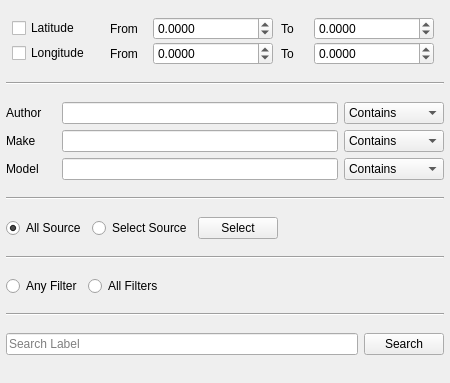
<?xml version="1.0" encoding="UTF-8"?>
<ui version="4.0">
 <class>exif_metadata_filters</class>
 <widget class="QWidget" name="exif_metadata_filters">
  <property name="windowModality">
   <enum>Qt::ApplicationModal</enum>
  </property>
  <property name="enabled">
   <bool>true</bool>
  </property>
  <property name="geometry">
   <rect>
    <x>0</x>
    <y>0</y>
    <width>450</width>
    <height>383</height>
   </rect>
  </property>
  <property name="minimumSize">
   <size>
    <width>450</width>
    <height>383</height>
   </size>
  </property>
  <property name="maximumSize">
   <size>
    <width>450</width>
    <height>383</height>
   </size>
  </property>
  <property name="windowTitle">
   <string>Exif Metadata Search</string>
  </property>
  <layout class="QVBoxLayout" name="verticalLayout_5">
   <property name="leftMargin">
    <number>6</number>
   </property>
   <property name="topMargin">
    <number>6</number>
   </property>
   <property name="rightMargin">
    <number>6</number>
   </property>
   <property name="bottomMargin">
    <number>1</number>
   </property>
   <item>
    <layout class="QVBoxLayout" name="verticalLayout_4">
     <property name="spacing">
      <number>2</number>
     </property>
     <item>
      <layout class="QHBoxLayout" name="horizontalLayout">
       <property name="leftMargin">
        <number>0</number>
       </property>
       <item>
        <widget class="QCheckBox" name="checkBox_latitude">
         <property name="minimumSize">
          <size>
           <width>90</width>
           <height>0</height>
          </size>
         </property>
         <property name="maximumSize">
          <size>
           <width>90</width>
           <height>16777215</height>
          </size>
         </property>
         <property name="text">
          <string>Latitude</string>
         </property>
        </widget>
       </item>
       <item>
        <widget class="QLabel" name="label">
         <property name="minimumSize">
          <size>
           <width>35</width>
           <height>0</height>
          </size>
         </property>
         <property name="maximumSize">
          <size>
           <width>35</width>
           <height>16777215</height>
          </size>
         </property>
         <property name="text">
          <string>From</string>
         </property>
         <property name="margin">
          <number>2</number>
         </property>
        </widget>
       </item>
       <item>
        <widget class="QDoubleSpinBox" name="doubleSpinBox_latitude_from">
         <property name="minimumSize">
          <size>
           <width>120</width>
           <height>0</height>
          </size>
         </property>
         <property name="maximumSize">
          <size>
           <width>120</width>
           <height>16777215</height>
          </size>
         </property>
         <property name="decimals">
          <number>4</number>
         </property>
         <property name="minimum">
          <double>-90.000000000000000</double>
         </property>
         <property name="maximum">
          <double>90.000000000000000</double>
         </property>
         <property name="singleStep">
          <double>1.000000000000000</double>
         </property>
        </widget>
       </item>
       <item>
        <widget class="QLabel" name="label_4">
         <property name="minimumSize">
          <size>
           <width>25</width>
           <height>0</height>
          </size>
         </property>
         <property name="maximumSize">
          <size>
           <width>25</width>
           <height>16777215</height>
          </size>
         </property>
         <property name="text">
          <string>To</string>
         </property>
         <property name="margin">
          <number>2</number>
         </property>
        </widget>
       </item>
       <item>
        <widget class="QDoubleSpinBox" name="doubleSpinBox_latitude_to">
         <property name="minimumSize">
          <size>
           <width>120</width>
           <height>0</height>
          </size>
         </property>
         <property name="maximumSize">
          <size>
           <width>120</width>
           <height>16777215</height>
          </size>
         </property>
         <property name="decimals">
          <number>4</number>
         </property>
         <property name="minimum">
          <double>-90.000000000000000</double>
         </property>
         <property name="maximum">
          <double>90.000000000000000</double>
         </property>
        </widget>
       </item>
      </layout>
     </item>
     <item>
      <layout class="QHBoxLayout" name="horizontalLayout_2">
       <item>
        <widget class="QCheckBox" name="checkBox_longitude">
         <property name="minimumSize">
          <size>
           <width>90</width>
           <height>0</height>
          </size>
         </property>
         <property name="maximumSize">
          <size>
           <width>90</width>
           <height>16777215</height>
          </size>
         </property>
         <property name="text">
          <string>Longitude</string>
         </property>
        </widget>
       </item>
       <item>
        <widget class="QLabel" name="label_2">
         <property name="minimumSize">
          <size>
           <width>35</width>
           <height>0</height>
          </size>
         </property>
         <property name="maximumSize">
          <size>
           <width>35</width>
           <height>16777215</height>
          </size>
         </property>
         <property name="text">
          <string>From</string>
         </property>
         <property name="margin">
          <number>2</number>
         </property>
        </widget>
       </item>
       <item>
        <widget class="QDoubleSpinBox" name="doubleSpinBox_longitude_from">
         <property name="minimumSize">
          <size>
           <width>120</width>
           <height>0</height>
          </size>
         </property>
         <property name="maximumSize">
          <size>
           <width>120</width>
           <height>16777215</height>
          </size>
         </property>
         <property name="decimals">
          <number>4</number>
         </property>
         <property name="minimum">
          <double>-180.000000000000000</double>
         </property>
         <property name="maximum">
          <double>180.000000000000000</double>
         </property>
        </widget>
       </item>
       <item>
        <widget class="QLabel" name="label_3">
         <property name="minimumSize">
          <size>
           <width>25</width>
           <height>0</height>
          </size>
         </property>
         <property name="maximumSize">
          <size>
           <width>25</width>
           <height>16777215</height>
          </size>
         </property>
         <property name="text">
          <string>To</string>
         </property>
         <property name="margin">
          <number>2</number>
         </property>
        </widget>
       </item>
       <item>
        <widget class="QDoubleSpinBox" name="doubleSpinBox_longitude_to">
         <property name="minimumSize">
          <size>
           <width>120</width>
           <height>0</height>
          </size>
         </property>
         <property name="maximumSize">
          <size>
           <width>120</width>
           <height>16777215</height>
          </size>
         </property>
         <property name="decimals">
          <number>4</number>
         </property>
         <property name="minimum">
          <double>-180.000000000000000</double>
         </property>
         <property name="maximum">
          <double>180.000000000000000</double>
         </property>
        </widget>
       </item>
      </layout>
     </item>
    </layout>
   </item>
   <item>
    <widget class="Line" name="line">
     <property name="orientation">
      <enum>Qt::Horizontal</enum>
     </property>
    </widget>
   </item>
   <item>
    <layout class="QHBoxLayout" name="horizontalLayout_5">
     <item>
      <layout class="QVBoxLayout" name="verticalLayout_3">
       <item>
        <widget class="QLabel" name="label_7">
         <property name="minimumSize">
          <size>
           <width>50</width>
           <height>0</height>
          </size>
         </property>
         <property name="maximumSize">
          <size>
           <width>50</width>
           <height>16777215</height>
          </size>
         </property>
         <property name="text">
          <string>Author</string>
         </property>
         <property name="margin">
          <number>2</number>
         </property>
        </widget>
       </item>
       <item>
        <widget class="QLabel" name="label_5">
         <property name="minimumSize">
          <size>
           <width>50</width>
           <height>0</height>
          </size>
         </property>
         <property name="maximumSize">
          <size>
           <width>50</width>
           <height>16777215</height>
          </size>
         </property>
         <property name="text">
          <string>Make</string>
         </property>
         <property name="margin">
          <number>2</number>
         </property>
        </widget>
       </item>
       <item>
        <widget class="QLabel" name="label_6">
         <property name="minimumSize">
          <size>
           <width>50</width>
           <height>0</height>
          </size>
         </property>
         <property name="maximumSize">
          <size>
           <width>50</width>
           <height>16777215</height>
          </size>
         </property>
         <property name="text">
          <string>Model</string>
         </property>
         <property name="margin">
          <number>2</number>
         </property>
        </widget>
       </item>
      </layout>
     </item>
     <item>
      <layout class="QVBoxLayout" name="verticalLayout">
       <item>
        <widget class="QLineEdit" name="lineEdit_author">
         <property name="minimumSize">
          <size>
           <width>200</width>
           <height>0</height>
          </size>
         </property>
         <property name="maximumSize">
          <size>
           <width>16777215</width>
           <height>16777215</height>
          </size>
         </property>
        </widget>
       </item>
       <item>
        <widget class="QLineEdit" name="lineEdit_make">
         <property name="minimumSize">
          <size>
           <width>200</width>
           <height>0</height>
          </size>
         </property>
         <property name="maximumSize">
          <size>
           <width>16777215</width>
           <height>16777215</height>
          </size>
         </property>
        </widget>
       </item>
       <item>
        <widget class="QLineEdit" name="lineEdit_model">
         <property name="minimumSize">
          <size>
           <width>200</width>
           <height>0</height>
          </size>
         </property>
         <property name="maximumSize">
          <size>
           <width>16777215</width>
           <height>16777215</height>
          </size>
         </property>
        </widget>
       </item>
      </layout>
     </item>
     <item>
      <layout class="QVBoxLayout" name="verticalLayout_2">
       <item>
        <widget class="QComboBox" name="comboBox_author">
         <property name="minimumSize">
          <size>
           <width>100</width>
           <height>0</height>
          </size>
         </property>
         <property name="maximumSize">
          <size>
           <width>100</width>
           <height>16777215</height>
          </size>
         </property>
         <item>
          <property name="text">
           <string>Contains</string>
          </property>
         </item>
         <item>
          <property name="text">
           <string>Matches</string>
          </property>
         </item>
         <item>
          <property name="text">
           <string>Starts with</string>
          </property>
         </item>
         <item>
          <property name="text">
           <string>Ends with</string>
          </property>
         </item>
        </widget>
       </item>
       <item>
        <widget class="QComboBox" name="comboBox_make">
         <property name="minimumSize">
          <size>
           <width>100</width>
           <height>0</height>
          </size>
         </property>
         <property name="maximumSize">
          <size>
           <width>100</width>
           <height>16777215</height>
          </size>
         </property>
         <item>
          <property name="text">
           <string>Contains</string>
          </property>
         </item>
         <item>
          <property name="text">
           <string>Matches</string>
          </property>
         </item>
         <item>
          <property name="text">
           <string>Starts with</string>
          </property>
         </item>
         <item>
          <property name="text">
           <string>Ends with</string>
          </property>
         </item>
        </widget>
       </item>
       <item>
        <widget class="QComboBox" name="comboBox_model">
         <property name="minimumSize">
          <size>
           <width>100</width>
           <height>0</height>
          </size>
         </property>
         <property name="maximumSize">
          <size>
           <width>100</width>
           <height>16777215</height>
          </size>
         </property>
         <item>
          <property name="text">
           <string>Contains</string>
          </property>
         </item>
         <item>
          <property name="text">
           <string>Matches</string>
          </property>
         </item>
         <item>
          <property name="text">
           <string>Starts with</string>
          </property>
         </item>
         <item>
          <property name="text">
           <string>Ends with</string>
          </property>
         </item>
        </widget>
       </item>
      </layout>
     </item>
    </layout>
   </item>
   <item>
    <widget class="Line" name="line_6">
     <property name="orientation">
      <enum>Qt::Horizontal</enum>
     </property>
    </widget>
   </item>
   <item>
    <layout class="QHBoxLayout" name="horizontalLayout_4">
     <item>
      <widget class="QRadioButton" name="radioButton_all_source">
       <property name="text">
        <string>All Source</string>
       </property>
       <property name="checked">
        <bool>true</bool>
       </property>
       <attribute name="buttonGroup">
        <string notr="true">buttonGroup</string>
       </attribute>
      </widget>
     </item>
     <item>
      <widget class="QRadioButton" name="radioButton_select_source">
       <property name="text">
        <string>Select Source</string>
       </property>
       <attribute name="buttonGroup">
        <string notr="true">buttonGroup</string>
       </attribute>
      </widget>
     </item>
     <item>
      <widget class="QPushButton" name="pushButton_select_source_list">
       <property name="text">
        <string>Select</string>
       </property>
       <property name="autoDefault">
        <bool>true</bool>
       </property>
      </widget>
     </item>
     <item>
      <spacer name="horizontalSpacer">
       <property name="orientation">
        <enum>Qt::Horizontal</enum>
       </property>
       <property name="sizeHint" stdset="0">
        <size>
         <width>133</width>
         <height>17</height>
        </size>
       </property>
      </spacer>
     </item>
    </layout>
   </item>
   <item>
    <widget class="Line" name="line_7">
     <property name="orientation">
      <enum>Qt::Horizontal</enum>
     </property>
    </widget>
   </item>
   <item>
    <layout class="QHBoxLayout" name="horizontalLayout_3">
     <item>
      <widget class="QRadioButton" name="radioButton_any_filter">
       <property name="text">
        <string>Any Filter</string>
       </property>
       <property name="checkable">
        <bool>true</bool>
       </property>
       <property name="checked">
        <bool>false</bool>
       </property>
       <attribute name="buttonGroup">
        <string notr="true">buttonGroup_2</string>
       </attribute>
      </widget>
     </item>
     <item>
      <widget class="QRadioButton" name="radioButton_all_filters">
       <property name="text">
        <string>All Filters</string>
       </property>
       <property name="checkable">
        <bool>true</bool>
       </property>
       <attribute name="buttonGroup">
        <string notr="true">buttonGroup_2</string>
       </attribute>
      </widget>
     </item>
     <item>
      <spacer name="horizontalSpacer_2">
       <property name="orientation">
        <enum>Qt::Horizontal</enum>
       </property>
       <property name="sizeHint" stdset="0">
        <size>
         <width>215</width>
         <height>18</height>
        </size>
       </property>
      </spacer>
     </item>
    </layout>
   </item>
   <item>
    <widget class="Line" name="line_5">
     <property name="orientation">
      <enum>Qt::Horizontal</enum>
     </property>
    </widget>
   </item>
   <item>
    <layout class="QHBoxLayout" name="horizontalLayout_8">
     <property name="topMargin">
      <number>0</number>
     </property>
     <property name="rightMargin">
      <number>0</number>
     </property>
     <property name="bottomMargin">
      <number>12</number>
     </property>
     <item>
      <widget class="QLineEdit" name="lineEdit_search_label">
       <property name="minimumSize">
        <size>
         <width>0</width>
         <height>0</height>
        </size>
       </property>
       <property name="inputMask">
        <string/>
       </property>
       <property name="text">
        <string/>
       </property>
       <property name="maxLength">
        <number>32767</number>
       </property>
       <property name="placeholderText">
        <string>Search Label</string>
       </property>
      </widget>
     </item>
     <item>
      <widget class="QPushButton" name="pushButton_search">
       <property name="text">
        <string>Search</string>
       </property>
      </widget>
     </item>
    </layout>
   </item>
  </layout>
 </widget>
 <resources/>
 <connections/>
 <buttongroups>
  <buttongroup name="buttonGroup_2"/>
  <buttongroup name="buttonGroup"/>
 </buttongroups>
</ui>
